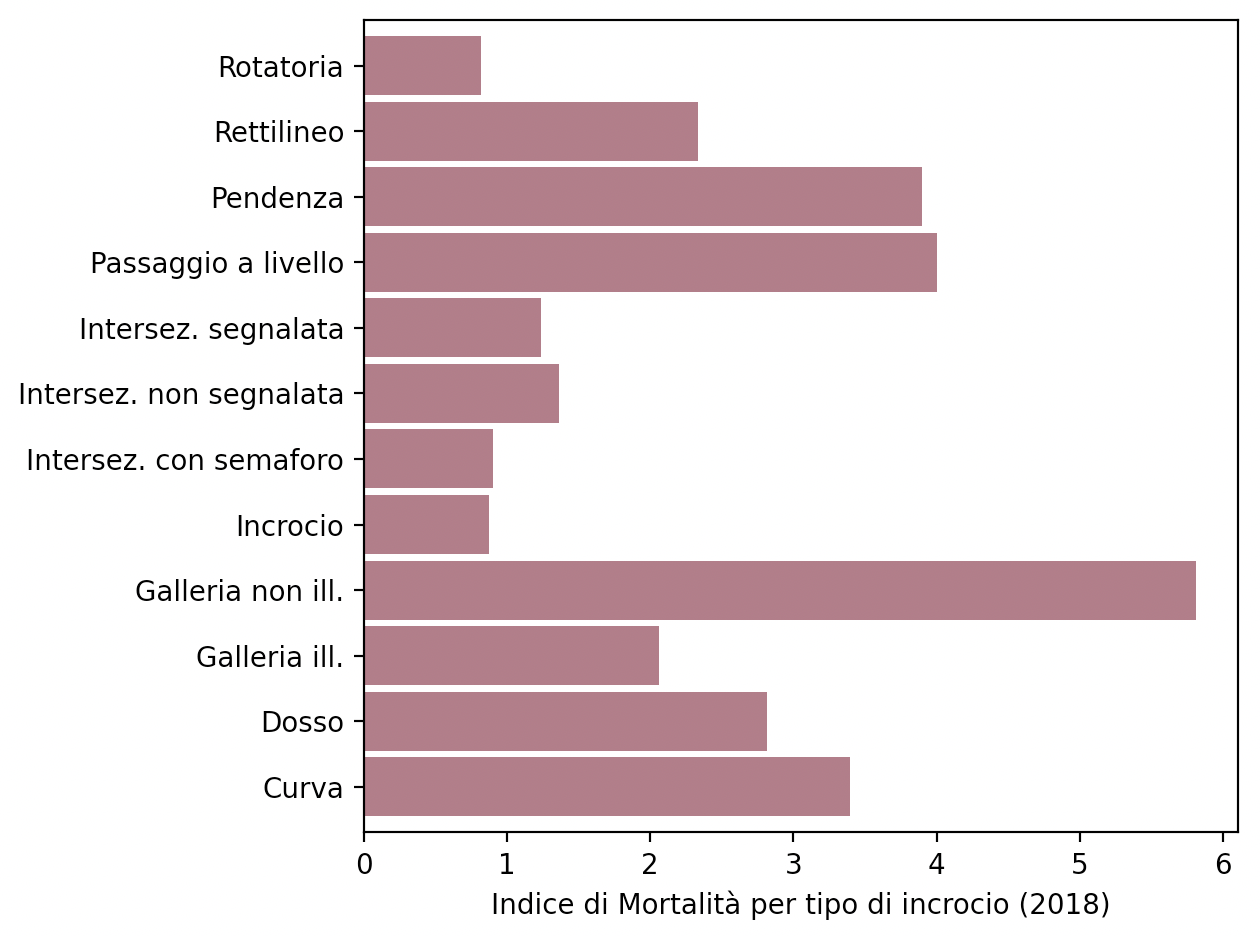

This chart was generated by the following Python code:

import pandas as pd
import matplotlib.pyplot as plt

data = pd.read_csv("dataset/incidenti/incidenti_2018.txt", sep="\t", encoding='latin1')

incr = 'intersezione_o_non_interse3'
morti = ['morti_entro_24_ore', 'morti_entro_30_giorni']

data['morti'] = data[morti[0]] + data[morti[1]]

df = {}
for inc in data[incr].unique(): 
    df[inc] = 0

for inc, morti in zip(data[incr], data['morti']): 
    df[inc] += morti

indice_mort = pd.Series(df.values(),index =  df.keys()).sort_index()

num_incr = data[incr].value_counts().sort_index()

mortalita = pd.DataFrame([indice_mort * 100 / num_incr], 
    index=['indice']
).transpose()

mortalita['incrocio'] = mortalita.index

import sys
sys.path.append("src")
import label_utils

mortalita['incrocio'] = label_utils.join_labels(mortalita['incrocio'], "dataset/incidenti/Classificazioni/intersezione_o_non_interse3.csv")

mortalita.index = mortalita['incrocio']
mortalita = mortalita['indice']

mortalita = mortalita.sort_index()

mortalita.plot.barh(color = '#aa6677', width=0.9)
plt.xlabel("Indice di Mortalità per tipo di incrocio (2018)")
plt.ylabel("")
plt.tight_layout()
plt.show()
